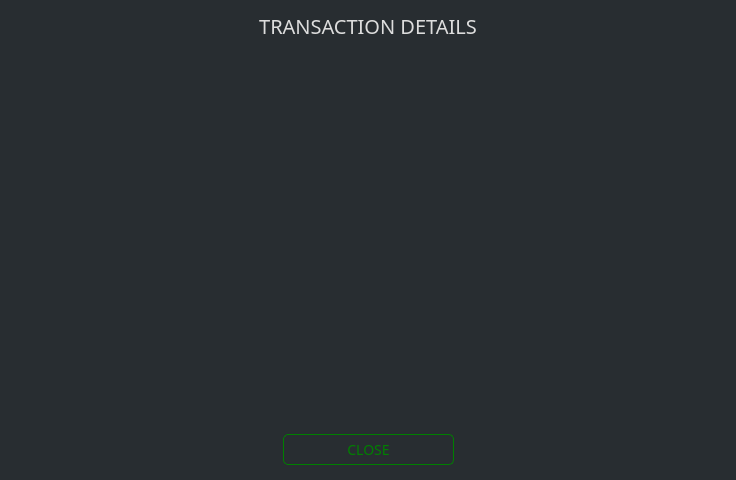
<?xml version="1.0" encoding="UTF-8"?>
<ui version="4.0">
 <class>TransactionDetailsDialog</class>
 <widget class="QDialog" name="TransactionDetailsDialog">
  <property name="geometry">
   <rect>
    <x>0</x>
    <y>0</y>
    <width>736</width>
    <height>480</height>
   </rect>
  </property>
  <property name="windowTitle">
   <string>Transaction details</string>
  </property>
  <property name="styleSheet">
   <string notr="true">background-color: #282d31;
border: 0px;
color: #ddd;
font-family: 'Poppins';</string>
  </property>
  <layout class="QVBoxLayout" name="verticalLayout">
   <property name="leftMargin">
    <number>15</number>
   </property>
   <property name="topMargin">
    <number>10</number>
   </property>
   <property name="rightMargin">
    <number>15</number>
   </property>
   <property name="bottomMargin">
    <number>15</number>
   </property>
   <item>
    <widget class="QLabel" name="label">
     <property name="minimumSize">
      <size>
       <width>0</width>
       <height>31</height>
      </size>
     </property>
     <property name="font">
      <font>
       <family>Poppins</family>
       <pointsize>-1</pointsize>
      </font>
     </property>
     <property name="styleSheet">
      <string notr="true">color: #ddd;
border-right: 0px;
font-size: 20px;
font-family: 'Poppins';</string>
     </property>
     <property name="text">
      <string>TRANSACTION DETAILS</string>
     </property>
     <property name="alignment">
      <set>Qt::AlignCenter</set>
     </property>
    </widget>
   </item>
   <item>
    <widget class="QTextBrowser" name="m_detailsBrowser">
     <property name="font">
      <font>
       <family>Poppins</family>
       <pointsize>-1</pointsize>
      </font>
     </property>
     <property name="styleSheet">
      <string notr="true">color: #ddd;
border-right: 0px;
font-size: 14px;
font-family: Poppins;</string>
     </property>
     <property name="html">
      <string>&lt;!DOCTYPE HTML PUBLIC &quot;-//W3C//DTD HTML 4.0//EN&quot; &quot;http://www.w3.org/TR/REC-html40/strict.dtd&quot;&gt;
&lt;html&gt;&lt;head&gt;&lt;meta name=&quot;qrichtext&quot; content=&quot;1&quot; /&gt;&lt;style type=&quot;text/css&quot;&gt;
p, li { white-space: pre-wrap; }
&lt;/style&gt;&lt;/head&gt;&lt;body style=&quot; font-family:'Poppins'; font-size:14px; font-weight:400; font-style:normal;&quot;&gt;
&lt;p style=&quot;-qt-paragraph-type:empty; margin-top:0px; margin-bottom:0px; margin-left:0px; margin-right:0px; -qt-block-indent:0; text-indent:0px;&quot;&gt;&lt;br /&gt;&lt;/p&gt;&lt;/body&gt;&lt;/html&gt;</string>
     </property>
    </widget>
   </item>
   <item>
    <layout class="QHBoxLayout" name="horizontalLayout">
     <item>
      <spacer name="horizontalSpacer">
       <property name="orientation">
        <enum>Qt::Horizontal</enum>
       </property>
       <property name="sizeHint" stdset="0">
        <size>
         <width>40</width>
         <height>20</height>
        </size>
       </property>
      </spacer>
     </item>
     <item>
      <widget class="QPushButton" name="m_okButton">
       <property name="minimumSize">
        <size>
         <width>171</width>
         <height>31</height>
        </size>
       </property>
       <property name="font">
        <font>
         <family>Poppins</family>
         <pointsize>-1</pointsize>
        </font>
       </property>
       <property name="styleSheet">
        <string notr="true">QPushButton#m_okButton {color: green; border: 1px solid green; font-size: 14px; border-radius: 5px;}

QPushButton#m_okButton:hover {color: green; border: 1px solid green; font-size: 14px; border-radius: 5px;}</string>
       </property>
       <property name="text">
        <string>CLOSE</string>
       </property>
      </widget>
     </item>
     <item>
      <spacer name="horizontalSpacer_2">
       <property name="orientation">
        <enum>Qt::Horizontal</enum>
       </property>
       <property name="sizeHint" stdset="0">
        <size>
         <width>40</width>
         <height>20</height>
        </size>
       </property>
      </spacer>
     </item>
    </layout>
   </item>
  </layout>
 </widget>
 <resources/>
 <connections>
  <connection>
   <sender>m_okButton</sender>
   <signal>clicked()</signal>
   <receiver>TransactionDetailsDialog</receiver>
   <slot>accept()</slot>
   <hints>
    <hint type="sourcelabel">
     <x>619</x>
     <y>331</y>
    </hint>
    <hint type="destinationlabel">
     <x>335</x>
     <y>178</y>
    </hint>
   </hints>
  </connection>
 </connections>
</ui>
